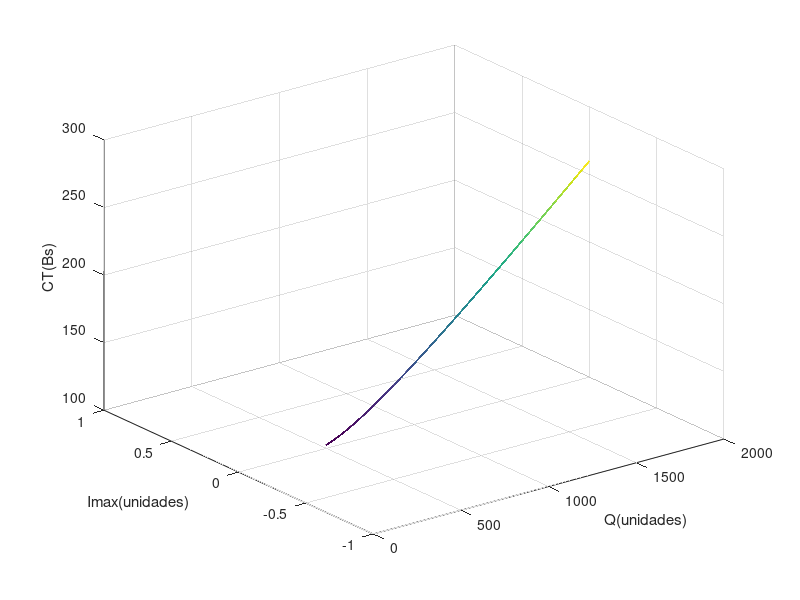
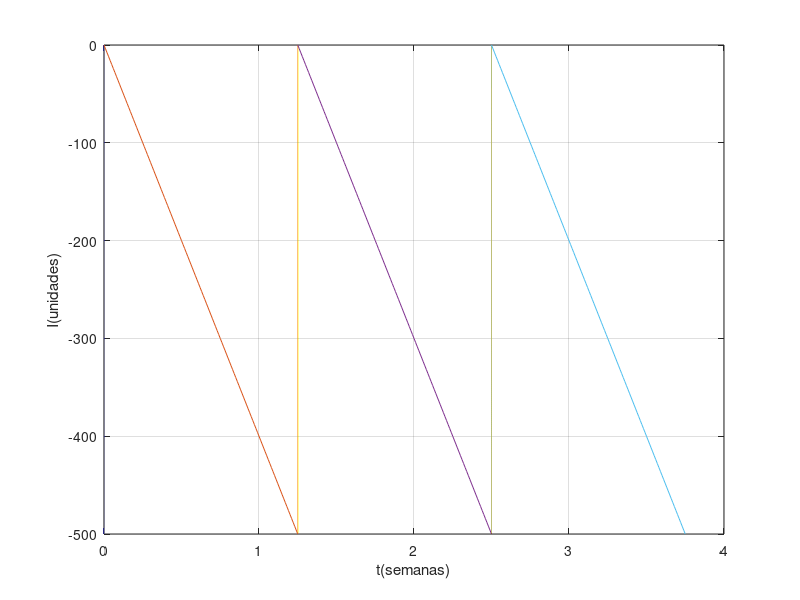

MATLAB code to generate these figures, in order:
Co = 50%Bs/orden
Cp = 0.05%Bs/(unidad.semana)
Ce = 0.25%Bs/(unidad.semana) %k = Ce/Cp = 20
D = 400%unidades/semana

Q=linspace(500,2000,40);
Imax=linspace(500,2000,40)*0;
[QQ,ImaxImax]=meshgrid(Q,Imax);
CT=(Co*D)./QQ  + (Ce*((QQ).^2))./(2*QQ);
meshc(QQ,ImaxImax,CT) 
xlabel("Q(unidades)")
ylabel("Imax(unidades)")
zlabel("CT(Bs)")

%Co*D/QQ + (Cp*ImaQImaQ^2)/(2*QQ) + (Ce*(QQ-ImaQImaQ)^2)/(2*QQ)

[minCT,iminCT] = min(min(CT));
[MinCT,jminCT] = min(CT);
minCT

iminCT
Qopt = Q(iminCT)
jminCT = jminCT(iminCT)
Imaxopt = Imax(jminCT)

  Q = Qopt
  Imax = Imaxopt
  T = Q/D

it = 0
while it <= 2
  figure (2)
  I = [-(Q-Imax):0.01:Imax];
  t = ones(1,length(I))*(T*it);
  plot(t,I)
  hold on
  t = T*(it):0.01:T*(it + 1);
  I = -D*t+Imax + (T*D)*it;
  plot(t,I)
it = it + 1;
endwhile
ylabel("I(unidades)")
xlabel("t(semanas)")
grid
